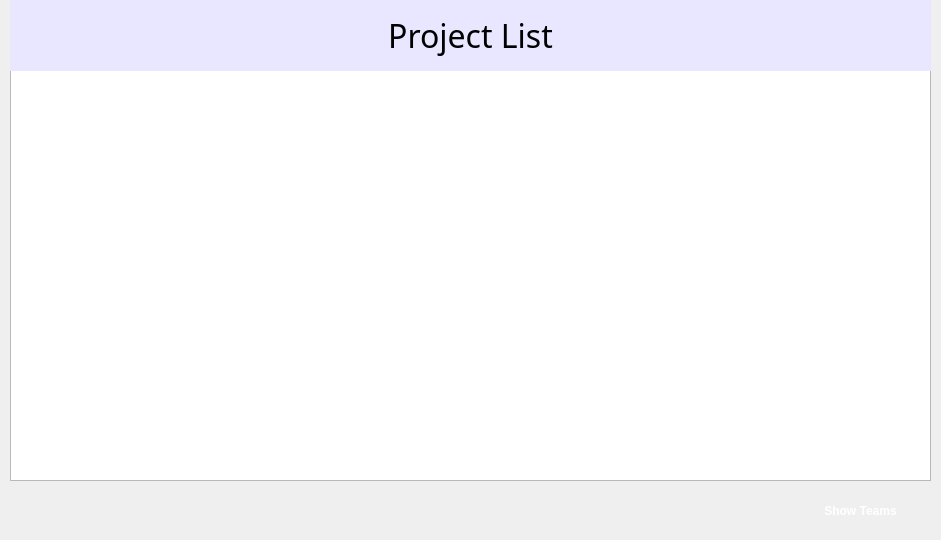
<?xml version="1.0" encoding="UTF-8"?>
<ui version="4.0">
 <class>ProjectScreen</class>
 <widget class="QDialog" name="ProjectScreen">
  <property name="geometry">
   <rect>
    <x>0</x>
    <y>0</y>
    <width>941</width>
    <height>540</height>
   </rect>
  </property>
  <property name="font">
   <font>
    <bold>false</bold>
   </font>
  </property>
  <property name="windowTitle">
   <string>Dialog</string>
  </property>
  <property name="styleSheet">
   <string notr="true"/>
  </property>
  <widget class="QTableWidget" name="projectList">
   <property name="geometry">
    <rect>
     <x>10</x>
     <y>70</y>
     <width>921</width>
     <height>411</height>
    </rect>
   </property>
   <property name="styleSheet">
    <string notr="true">border-left: 2px solid black;
border-right: 2px solid black;
border-bottom: 2px solid black;
</string>
   </property>
   <property name="editTriggers">
    <set>QAbstractItemView::EditTrigger::NoEditTriggers</set>
   </property>
  </widget>
  <widget class="QLabel" name="label">
   <property name="geometry">
    <rect>
     <x>10</x>
     <y>0</y>
     <width>921</width>
     <height>71</height>
    </rect>
   </property>
   <property name="font">
    <font>
     <family>Neue Haas Grotesk Text Pro</family>
     <pointsize>24</pointsize>
     <bold>false</bold>
    </font>
   </property>
   <property name="styleSheet">
    <string notr="true">background-color: rgb(232, 231, 255);</string>
   </property>
   <property name="text">
    <string>Project List</string>
   </property>
   <property name="textFormat">
    <enum>Qt::TextFormat::AutoText</enum>
   </property>
   <property name="alignment">
    <set>Qt::AlignmentFlag::AlignCenter</set>
   </property>
  </widget>
  <widget class="QPushButton" name="assignButton">
   <property name="geometry">
    <rect>
     <x>790</x>
     <y>490</y>
     <width>141</width>
     <height>41</height>
    </rect>
   </property>
   <property name="font">
    <font>
     <italic>false</italic>
     <bold>true</bold>
     <underline>false</underline>
     <strikeout>false</strikeout>
     <kerning>true</kerning>
    </font>
   </property>
   <property name="cursor">
    <cursorShape>PointingHandCursor</cursorShape>
   </property>
   <property name="mouseTracking">
    <bool>false</bool>
   </property>
   <property name="styleSheet">
    <string notr="true">background-color: rgb(28, 81, 255);
color: rgb(255, 255, 255);</string>
   </property>
   <property name="text">
    <string>Show Teams</string>
   </property>
   <property name="iconSize">
    <size>
     <width>15</width>
     <height>15</height>
    </size>
   </property>
   <property name="checkable">
    <bool>false</bool>
   </property>
   <property name="autoRepeat">
    <bool>false</bool>
   </property>
   <property name="autoDefault">
    <bool>false</bool>
   </property>
   <property name="default">
    <bool>false</bool>
   </property>
   <property name="flat">
    <bool>true</bool>
   </property>
  </widget>
 </widget>
 <resources/>
 <connections/>
</ui>
